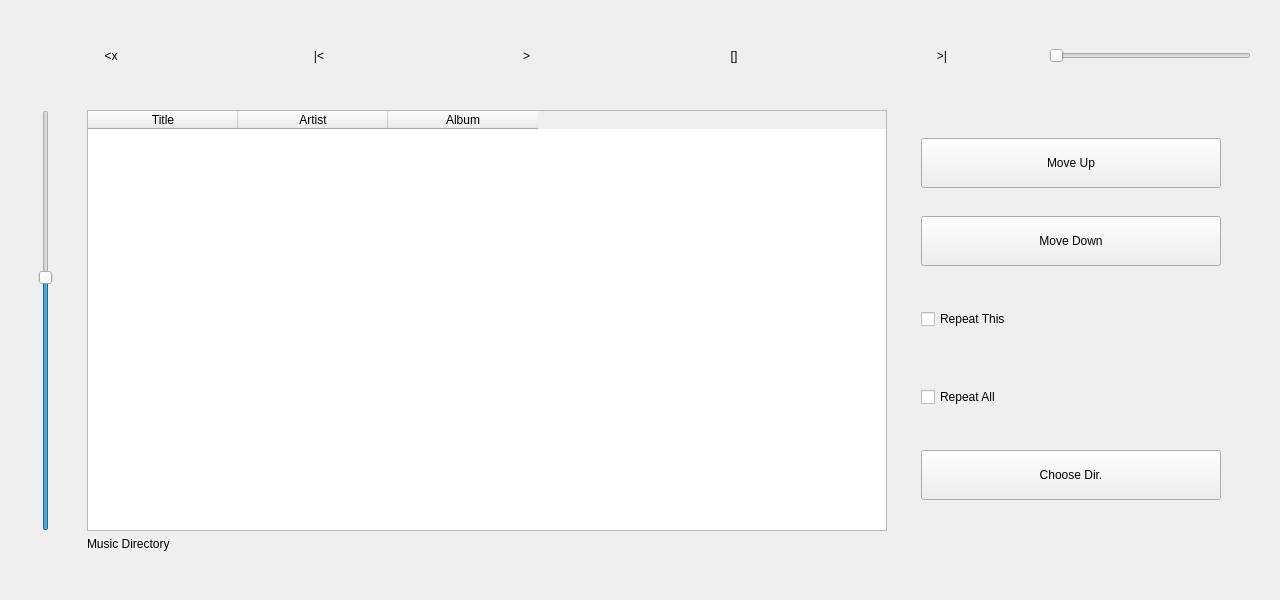
   <widget class="QWidget" name="music" native="true">
    <property name="geometry">
     <rect>
      <x>0</x>
      <y>0</y>
      <width>1280</width>
      <height>600</height>
     </rect>
    </property>
    <property name="styleSheet">
     <string notr="true">QPushButton:focus{
color: rgb(255, 0, 4);
}
QCheckBox:focus{
background-color: rgba(255, 0, 4, 50);
}
QToolButton:focus{
background-color:rgba(255,0,4,50);
}</string>
    </property>
    <widget class="QWidget" name="layoutWidget">
     <property name="geometry">
      <rect>
       <x>10</x>
       <y>110</y>
       <width>1241</width>
       <height>441</height>
      </rect>
     </property>
     <layout class="QGridLayout" name="gridLayout">
      <property name="leftMargin">
       <number>0</number>
      </property>
      <property name="topMargin">
       <number>0</number>
      </property>
      <item row="0" column="2">
       <layout class="QVBoxLayout" name="musicLayout">
        <property name="spacing">
         <number>0</number>
        </property>
        <property name="leftMargin">
         <number>0</number>
        </property>
        <item>
         <widget class="QPushButton" name="pushButton_moveUp">
          <property name="maximumSize">
           <size>
            <width>300</width>
            <height>50</height>
           </size>
          </property>
          <property name="text">
           <string>Move Up</string>
          </property>
         </widget>
        </item>
        <item>
         <widget class="QPushButton" name="pushButton_moveDown">
          <property name="maximumSize">
           <size>
            <width>300</width>
            <height>50</height>
           </size>
          </property>
          <property name="text">
           <string>Move Down</string>
          </property>
         </widget>
        </item>
        <item>
         <widget class="QCheckBox" name="checkBox_repeatThis">
          <property name="maximumSize">
           <size>
            <width>300</width>
            <height>50</height>
           </size>
          </property>
          <property name="text">
           <string>Repeat This</string>
          </property>
         </widget>
        </item>
        <item>
         <widget class="QCheckBox" name="checkBox_repeatAll">
          <property name="maximumSize">
           <size>
            <width>300</width>
            <height>50</height>
           </size>
          </property>
          <property name="text">
           <string>Repeat All</string>
          </property>
         </widget>
        </item>
        <item>
         <widget class="QPushButton" name="pushButton_addDirectory">
          <property name="maximumSize">
           <size>
            <width>300</width>
            <height>50</height>
           </size>
          </property>
          <property name="text">
           <string>Choose Dir.</string>
          </property>
         </widget>
        </item>
       </layout>
      </item>
      <item row="0" column="0">
       <widget class="QSlider" name="volumeSlider">
        <property name="focusPolicy">
         <enum>Qt::NoFocus</enum>
        </property>
        <property name="value">
         <number>60</number>
        </property>
        <property name="sliderPosition">
         <number>60</number>
        </property>
        <property name="orientation">
         <enum>Qt::Vertical</enum>
        </property>
       </widget>
      </item>
      <item row="0" column="1">
       <widget class="QTableWidget" name="tableWidget_mediaList">
        <property name="enabled">
         <bool>true</bool>
        </property>
        <property name="minimumSize">
         <size>
          <width>800</width>
          <height>0</height>
         </size>
        </property>
        <property name="maximumSize">
         <size>
          <width>500</width>
          <height>16777215</height>
         </size>
        </property>
        <property name="focusPolicy">
         <enum>Qt::NoFocus</enum>
        </property>
        <property name="styleSheet">
         <string notr="true">font: 75 10pt &quot;Latha&quot;;</string>
        </property>
        <property name="editTriggers">
         <set>QAbstractItemView::NoEditTriggers</set>
        </property>
        <property name="selectionMode">
         <enum>QAbstractItemView::SingleSelection</enum>
        </property>
        <property name="selectionBehavior">
         <enum>QAbstractItemView::SelectRows</enum>
        </property>
        <property name="rowCount">
         <number>0</number>
        </property>
        <property name="columnCount">
         <number>3</number>
        </property>
        <attribute name="horizontalHeaderDefaultSectionSize">
         <number>150</number>
        </attribute>
        <attribute name="horizontalHeaderMinimumSectionSize">
         <number>150</number>
        </attribute>
        <attribute name="verticalHeaderMinimumSectionSize">
         <number>30</number>
        </attribute>
        <column>
         <property name="text">
          <string>Title</string>
         </property>
        </column>
        <column>
         <property name="text">
          <string>Artist</string>
         </property>
        </column>
        <column>
         <property name="text">
          <string>Album</string>
         </property>
        </column>
       </widget>
      </item>
      <item row="1" column="1">
       <widget class="QLabel" name="musicDir">
        <property name="styleSheet">
         <string notr="true">font: 75 10pt &quot;Liberation serif&quot;;</string>
        </property>
        <property name="text">
         <string>Music Directory</string>
        </property>
       </widget>
      </item>
     </layout>
    </widget>
    <widget class="QWidget" name="layoutWidget_2">
     <property name="geometry">
      <rect>
       <x>10</x>
       <y>10</y>
       <width>1241</width>
       <height>91</height>
      </rect>
     </property>
     <layout class="QHBoxLayout" name="horizontalLayout_7">
      <property name="leftMargin">
       <number>0</number>
      </property>
      <property name="topMargin">
       <number>0</number>
      </property>
      <item>
       <widget class="QToolButton" name="toolButton_mute">
        <property name="sizePolicy">
         <sizepolicy hsizetype="Expanding" vsizetype="Expanding">
          <horstretch>0</horstretch>
          <verstretch>0</verstretch>
         </sizepolicy>
        </property>
        <property name="text">
         <string>&lt;x</string>
        </property>
        <property name="autoRaise">
         <bool>true</bool>
        </property>
       </widget>
      </item>
      <item>
       <widget class="QToolButton" name="toolButton_prev">
        <property name="sizePolicy">
         <sizepolicy hsizetype="Expanding" vsizetype="Expanding">
          <horstretch>0</horstretch>
          <verstretch>0</verstretch>
         </sizepolicy>
        </property>
        <property name="text">
         <string notr="true">|&lt;</string>
        </property>
        <property name="autoRaise">
         <bool>true</bool>
        </property>
       </widget>
      </item>
      <item>
       <widget class="QToolButton" name="toolButton_play">
        <property name="sizePolicy">
         <sizepolicy hsizetype="Expanding" vsizetype="Expanding">
          <horstretch>0</horstretch>
          <verstretch>0</verstretch>
         </sizepolicy>
        </property>
        <property name="text">
         <string notr="true">&gt;</string>
        </property>
        <property name="iconSize">
         <size>
          <width>40</width>
          <height>40</height>
         </size>
        </property>
        <property name="toolButtonStyle">
         <enum>Qt::ToolButtonIconOnly</enum>
        </property>
        <property name="autoRaise">
         <bool>true</bool>
        </property>
       </widget>
      </item>
      <item>
       <widget class="QToolButton" name="toolButton_stop">
        <property name="sizePolicy">
         <sizepolicy hsizetype="Expanding" vsizetype="Expanding">
          <horstretch>0</horstretch>
          <verstretch>0</verstretch>
         </sizepolicy>
        </property>
        <property name="text">
         <string notr="true">[]</string>
        </property>
        <property name="autoRaise">
         <bool>true</bool>
        </property>
       </widget>
      </item>
      <item>
       <widget class="QToolButton" name="toolButton_next">
        <property name="sizePolicy">
         <sizepolicy hsizetype="Expanding" vsizetype="Expanding">
          <horstretch>0</horstretch>
          <verstretch>0</verstretch>
         </sizepolicy>
        </property>
        <property name="text">
         <string notr="true">&gt;|</string>
        </property>
        <property name="autoRaise">
         <bool>true</bool>
        </property>
       </widget>
      </item>
      <item>
       <widget class="QSlider" name="seekSlider">
        <property name="focusPolicy">
         <enum>Qt::NoFocus</enum>
        </property>
        <property name="maximum">
         <number>1000</number>
        </property>
        <property name="orientation">
         <enum>Qt::Horizontal</enum>
        </property>
        <property name="tickPosition">
         <enum>QSlider::NoTicks</enum>
        </property>
       </widget>
      </item>
     </layout>
    </widget>
   </widget>
